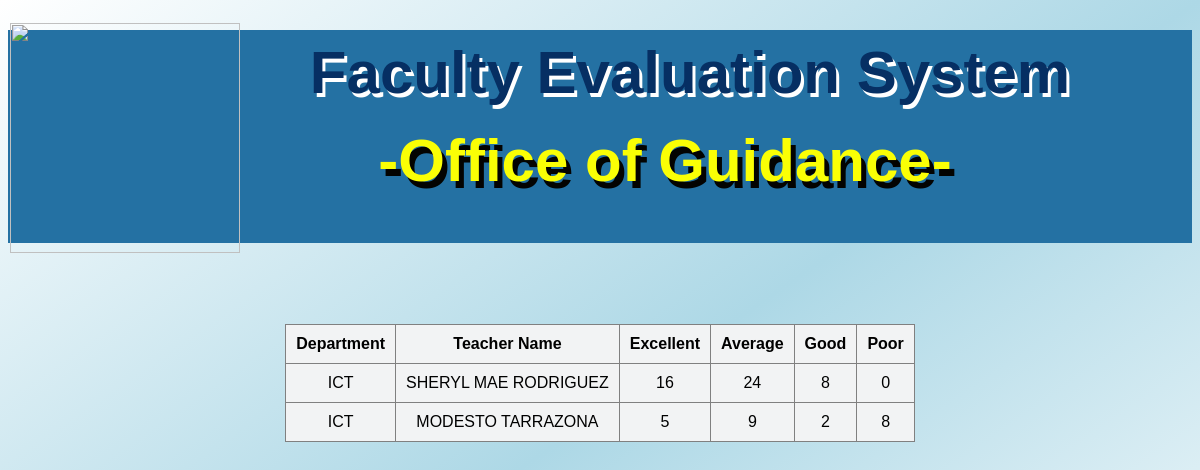
The page /views.php on the database its author committed.
### tables this page shows
CREATE TABLE `subject` (
  `id` int(11) NOT NULL,
  `teacher` int(11) NOT NULL,
  `e4` int(11) NOT NULL,
  `e3` int(11) NOT NULL,
  `e2` int(11) NOT NULL,
  `e1` int(11) NOT NULL
);

CREATE TABLE `teachers` (
  `id` int(11) NOT NULL,
  `emp_id` varchar(11) NOT NULL,
  `name` varchar(100) NOT NULL,
  `department` varchar(100) NOT NULL
);

### views.php (the view, shortened to what this page needs)
<?php
  $dbs = connect();
  $query = $dbs->prepare("SELECT * from subject
  	inner join teachers ON subject.teacher = teachers.id");
  $query->execute();
  $results = $query->fetchAll(PDO::FETCH_OBJ);
 ?>
<html>
<head>
<center>
   <div class="heading">
   </div>
     <img id="image" src="./images/logo.png" width="230px" height="230px">
  <div class="fes">
     <p align="center"> Faculty Evaluation System </p>
      <br>
  </div>
  <div class="jp">
     <p align="center"> -Office of Guidance- </p>
      <br>
  </div>
</center>
</head>
<body style="background:linear-gradient(to bottom right,white,lightblue,white); height:790px">
<table border="1" style= "border-collapse: collapse" cellspacing="10" cellpadding="10" align="center">
	<tr>
		<th>Department</th>
		<th>Teacher Name</th>
		<th>Excellent</th>
		<th>Average</th>
		<th>Good</th>
		<th>Poor</th>
	</tr>
	<?php foreach($results as $g): ?>
	<tr>
		<td><?php echo $g->department ?></td>
		<td><?php echo $g->name ?></td>
		<td><?php echo $g->e4 ?></td>
		<td><?php echo $g->e3 ?></td>
		<td><?php echo $g->e2 ?></td>
		<td><?php echo $g->e1 ?></td>
	</tr>
	<?php endforeach; ?>
</table>
</body>
</html>

### views.php (style rules this page uses)
.heading { width: 100%; height: 27%; background-color: #2471A3; }
.fes { margin-top: -275px; margin-left: 180px; text-shadow: 3px 4px white; font-family: arial; color: #062F63; font-weight: 800; font-size: 60px; }
.jp { margin-top: -170px; margin-left: 130px; text-shadow: 5px 7px #030301; font-family: arial; color: #FAFF05; font-weight: 700; font-size: 60px; }
#image { margin-left: -950px; margin-top: -220px; }
table { font-family: arial; text-align: center; background-color: #F2F3F4; }

### rows shown on the page
subject: teachers.department "ICT", teachers.name "SHERYL MAE RODRIGUEZ", e4 "16", e3 "24", e2 "8", e1 "0"
subject: teachers.department "ICT", teachers.name "MODESTO TARRAZONA", e4 "5", e3 "9", e2 "2", e1 "8"
